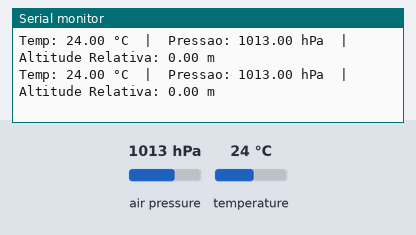
A sketch run on a simulated ESP32. Parts: the last lines printed to the serial monitor. The test bench sets the inputs (shaded band); at power-on: air pressure 1013 hPa, temperature 24 °C.

Above: at 3.2 s.
3.3 s: air pressure set to 952 hPa
At 3.9 s:
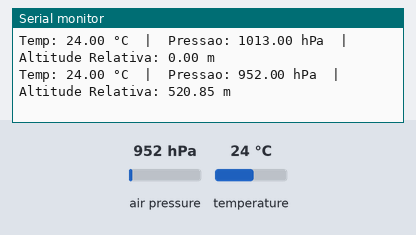
4.8 s: temperature set to 12 °C
At 5.5 s:
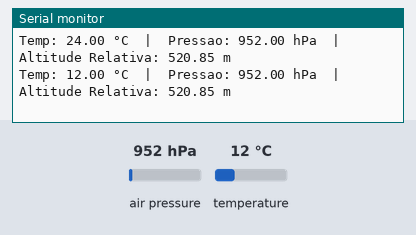
6.3 s: air pressure set to 975 hPa
At 7.0 s:
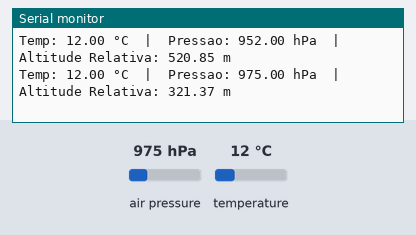
Timing chart, 0 to 9.3 s (numbered marks = the images above; inputs shaded):
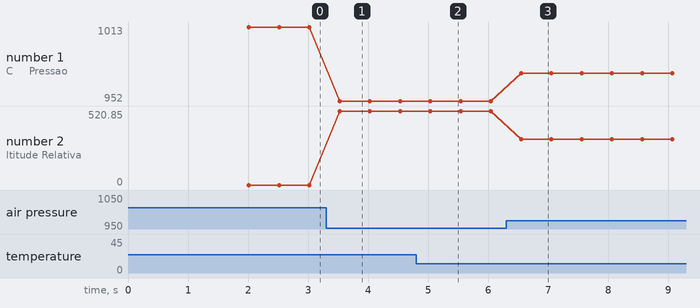

The sketch:

BMP280.ino
```cpp
/*
=================================================================================
  CÓDIGO DE TESTE DE BANCADA - SENSOR BAROMÉTRICO BMP280 (ESP32)
=================================================================================
  Objetivo: Validar funcionamento, comunicação I2C e leituras de Temperatura,
            Pressão e Altitude Relativa de novos módulos BMP280.

---------------------------------------------------------------------------------
  ESQUEMA DE LIGAÇÃO: MÓDULO GY-BMP280 (6 PINOS) -> ESP32 (30 PINOS)
---------------------------------------------------------------------------------
  BMP280  ->   ESP32
  VCC     ->   3V3   (ATENÇÃO: O módulo roxo GY-BMP280 não tem regulador; use 3.3V!)
  GND     ->   GND
  SCL     ->   GPIO 22 (D22)
  SDA     ->   GPIO 21 (D21)
  CSB     ->   Solto ou 3V3 (Mantém o sensor em modo I2C)
  SDO     ->   GND, 3V3 ou Solto (Define o endereço I2C - veja tabela abaixo)

---------------------------------------------------------------------------------
  ENDEREÇOS I2C E CONFIGURAÇÃO DOS PINOS SDO E CSB
---------------------------------------------------------------------------------
  1. Pino SDO (Seleção de Endereço I2C):
     - Ligado no GND (Nível Baixo)  -> Endereço 0x76
     - Ligado no 3V3 (Nível Alto)   -> Endereço 0x77
     - Solto (Desconectado)         -> Assume 0x76 na maioria das placas GY-BMP280
                                       (pois possuem um resistor pull-down interno
                                       de 10kΩ para o GND). Porém, em alguns lotes
                                       sem esse resistor, o pino pode flutuar e
                                       falhar. Para teste rápido pode deixar solto;
                                       para projeto final, ligue no GND ou 3V3.

  2. Pino CSB (Seleção de Protocolo):
     - Solto ou ligado no 3V3       -> Ativa modo I2C (possui pull-up interno).
     - Ligado no GND                -> Ativa modo SPI (desativa o I2C).

---------------------------------------------------------------------------------
  BIBLIOTECAS NECESSÁRIAS
---------------------------------------------------------------------------------
  - Wire.h (Nativa):
    Já vem integrada ao pacote do ESP32 e à Arduino IDE. Não precisa instalar
    nada; ela gerencia a comunicação I2C nos pinos SDA (21) e SCL (22).

  - Adafruit_BMP280.h (Instalar):
    No Gerenciador de Bibliotecas da Arduino IDE (Ctrl + Shift + I), pesquise
    por "Adafruit BMP280 Library" (de Adafruit) e instale.

  - Adafruit_Sensor.h (Instalar - Dependência):
    Pesquise por "Adafruit Unified Sensor" (de Adafruit) e instale.
    Dica: Ao clicar para instalar a biblioteca do BMP280 na Arduino IDE,
    aparecerá um aviso perguntando se deseja instalar as dependências — basta
    clicar em "Install All" que ambas serão instaladas juntas.

---------------------------------------------------------------------------------
  COMO VALIDAR RAPIDAMENTE O SENSOR NOVO NA BANCADA
---------------------------------------------------------------------------------
  1. Monitor Serial:
     Ajuste a velocidade (baud rate) do Monitor Serial para 115200.

  2. Teste de Altitude:
     Após o código calibrar o ponto zero na mesa (~0.00 m), levante o sensor
     cerca de 1 metro com a mão; o valor de Altitude Relativa deve subir
     proporcionalmente (algo próximo de +0.80 m a +1.20 m).

  3. Teste de Temperatura:
     Encoste levemente o dedo sobre o pequeno encapsulamento metálico do chip;
     a temperatura deve subir imediatamente.
=================================================================================
*/

#include <Wire.h>
#include <Adafruit_Sensor.h>
#include <Adafruit_BMP280.h>

Adafruit_BMP280 bmp;
float pressaoBase;

void setup() {
  Serial.begin(115200);
  delay(1500);

  Serial.println("\n=== INICIANDO TESTE DO BMP280 ===");

  // Tenta conectar primeiro no endereço padrão (0x76). Se falhar, tenta o 0x77.
  if (bmp.begin(0x76)) {
    Serial.println("Sensor BMP280 encontrado no endereco I2C: 0x76");
  } else if (bmp.begin(0x77)) {
    Serial.println("Sensor BMP280 encontrado no endereco I2C: 0x77");
  } else {
    Serial.println("ERRO: BMP280 nao encontrado em 0x76 nem em 0x77!");
    Serial.println("Verifique: alimentacao 3V3, fios SDA/SCL e se CSB nao esta no GND.");
    while (1) delay(100);
  }

  // Configuração de amostragem para leituras estáveis e responsivas
  bmp.setSampling(Adafruit_BMP280::MODE_NORMAL,     // Modo de operação contínuo
                  Adafruit_BMP280::SAMPLING_X2,     // Oversampling de temperatura
                  Adafruit_BMP280::SAMPLING_X16,    // Oversampling de pressão
                  Adafruit_BMP280::FILTER_X16,      // Filtro IIR para reduzir ruído
                  Adafruit_BMP280::STANDBY_MS_63);  // Intervalo entre medições

  // Calibra a pressão inicial da bancada (define o "zero" da altitude relativa)
  float somaPressao = 0;
  for (int i = 0; i < 10; i++) {
    somaPressao += bmp.readPressure();
    delay(50);
  }
  pressaoBase = (somaPressao / 10.0) / 100.0;

  Serial.print("Pressao de referencia (Zero): ");
  Serial.print(pressaoBase, 2);
  Serial.println(" hPa\n");
}

void loop() {
  float temperatura = bmp.readTemperature();
  float pressao = bmp.readPressure() / 100.0;
  float altitudeRelativa = bmp.readAltitude(pressaoBase);

  Serial.print("Temp: ");
  Serial.print(temperatura, 2);
  Serial.print(" °C  |  Pressao: ");
  Serial.print(pressao, 2);
  Serial.print(" hPa  |  Altitude Relativa: ");
  Serial.print(altitudeRelativa, 2);
  Serial.println(" m");

  delay(500); // Atualiza a cada meio segundo para facilitar a leitura no Monitor Serial
}
```

Measured:
- after the input at 3.3 s, the serial monitor: prints a new line after 0.23 s (image 1)
- after the input at 4.8 s, the serial monitor: prints a new line after 0.24 s (image 2)
- after the input at 6.3 s, the serial monitor: prints a new line after 0.25 s (image 3)
- plotted number 1: 1013 → 952 after the input at 3.3 s, 952 → 975 after the input at 6.3 s
- plotted number 2: 0 → 520.85 after the input at 3.3 s, 520.85 → 321.37 after the input at 6.3 s
